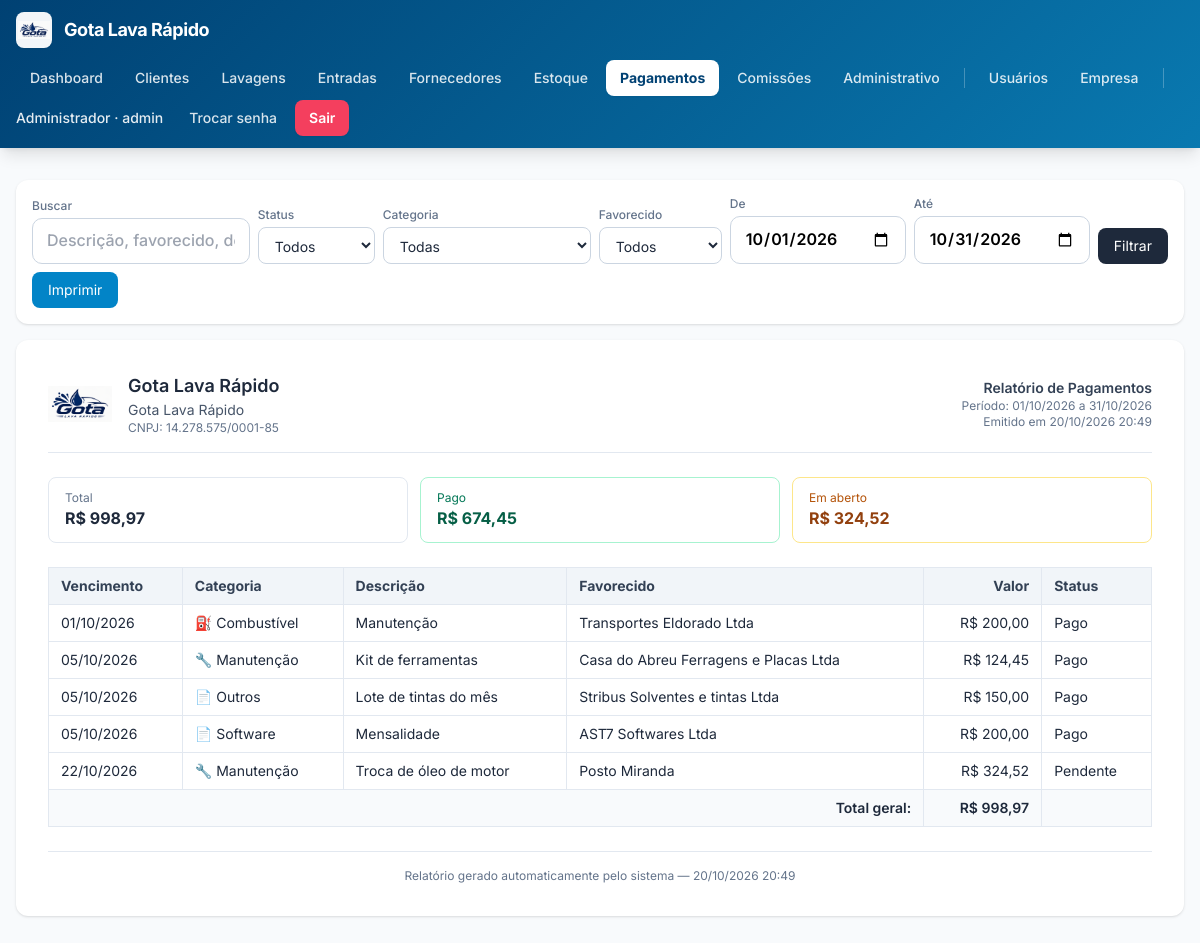
Before: /relatorio_pagamentos.php (signed in) with the older database file.
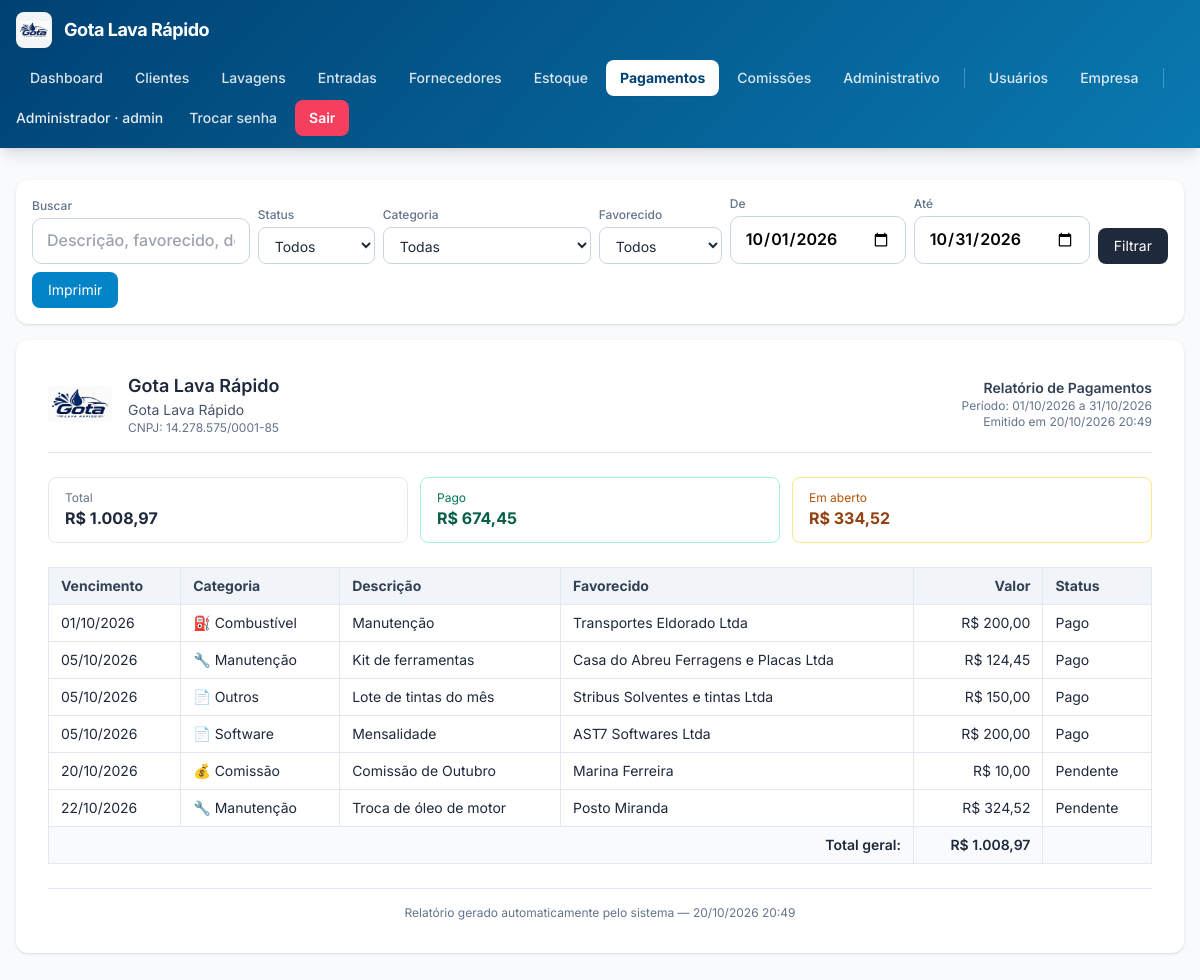
After: the same page with the newer database file.
### tables this page shows
CREATE TABLE pagamentos_despesas (
            id INTEGER PRIMARY KEY AUTOINCREMENT,
            tipo_pessoa TEXT NOT NULL DEFAULT 'avulso',
            pessoa_id INTEGER,
            pessoa_nome TEXT NOT NULL DEFAULT '',
            categoria_id INTEGER NOT NULL,
            descricao TEXT NOT NULL DEFAULT '',
            documento TEXT NOT NULL DEFAULT '',
            valor_centavos INTEGER NOT NULL DEFAULT 0,
            data_vencimento TEXT NOT NULL,
            data_pagamento TEXT NOT NULL DEFAULT '',
            forma_pagamento TEXT NOT NULL DEFAULT '',
            observacoes TEXT NOT NULL DEFAULT '',
            criado_por INTEGER,
            criado_em TEXT NOT NULL DEFAULT (datetime('now','localtime')),
            atualizado_em TEXT NOT NULL DEFAULT (datetime('now','localtime'))
        );

CREATE TABLE categorias_pagamento (
            id INTEGER PRIMARY KEY AUTOINCREMENT,
            nome TEXT NOT NULL UNIQUE,
            cor TEXT NOT NULL DEFAULT '#64748b',
            icone TEXT NOT NULL DEFAULT '📄',
            ativo INTEGER NOT NULL DEFAULT 1,
            ordem INTEGER NOT NULL DEFAULT 0,
            criado_em TEXT NOT NULL DEFAULT (datetime('now','localtime'))
        );

### functions.php (called while the page is built, shortened)
<?php
function e(?string $s): string {
    return htmlspecialchars((string)$s, ENT_QUOTES, 'UTF-8');
}
function centavos_para_moeda(int $c): string {
    return number_format($c / 100, 2, ',', '.');
}
function centavos_para_moeda_brl(int $c): string {
    return 'R$ ' . centavos_para_moeda($c);
}
function ensure_pagamentos(): void {
    static $ok = false;
    if ($ok) return;
    $ok = true;
}
function status_pagamento(array $p): string {
    if (!empty($p['data_pagamento'])) return 'pago';
    $hoje = date('Y-m-d');
    return $p['data_vencimento'] < $hoje ? 'atrasado' : 'pendente';
}
function listar_pagamentos(array $f = []): array {
    $where = []; $params = [];
    if (!empty($f['de'])) { $where[] = 'p.data_vencimento >= :de'; $params[':de'] = $f['de']; }
    if (!empty($f['ate'])) { $where[] = 'p.data_vencimento <= :ate'; $params[':ate'] = $f['ate']; }
    $sqlWhere = $where ? 'WHERE ' . implode(' AND ', $where) : '';
    $sql = "SELECT p.*, c.nome AS categoria_nome, c.cor AS categoria_cor, c.icone AS categoria_icone
            FROM pagamentos_despesas p
            LEFT JOIN categorias_pagamento c ON c.id = p.categoria_id
            $sqlWhere ORDER BY p.data_vencimento ASC, p.id DESC";
    $st = db()->prepare($sql);
    $st->execute($params);
    return $st->fetchAll();
}

### config.php (called while the page is built, shortened)
<?php
function db(): PDO {
    static $pdo = null;
    if ($pdo === null) {
        $pdo = new PDO('sqlite:' . DB_PATH, null, null, [
            PDO::ATTR_ERRMODE            => PDO::ERRMODE_EXCEPTION,
            PDO::ATTR_DEFAULT_FETCH_MODE => PDO::FETCH_ASSOC,
        ]);
        $pdo->exec('PRAGMA foreign_keys = ON');
        $pdo->exec('PRAGMA journal_mode = WAL');
    }
    return $pdo;
}
require_once APP_ROOT . '/functions.php';

### relatorio_pagamentos.php (the view, shortened to what the changed rows need)
<?php
require_once __DIR__ . '/config.php';
$filtros = [
    'status'       => $_GET['status']        ?? '',
    'categoria_id' => (int)($_GET['categoria'] ?? 0),
    'tipo_pessoa'  => $_GET['tipo_pessoa']   ?? '',
    'de'           => $_GET['de']            ?? date('Y-m-01'),
    'ate'          => $_GET['ate']           ?? date('Y-m-t'),
    'q'            => trim((string)($_GET['q'] ?? '')),
];
$pagamentos = listar_pagamentos($filtros);
$totalGeral = 0;
$totalPago  = 0;
foreach ($pagamentos as $p) {
    $totalGeral += (int)$p['valor_centavos'];
    if (!empty($p['data_pagamento'])) $totalPago += (int)$p['valor_centavos'];
}
$totalAberto = $totalGeral - $totalPago;
require __DIR__ . '/header.php';
?>
<div class="relatorio-card bg-white rounded-xl shadow p-6 sm:p-8">
  <div class="grid grid-cols-3 gap-3 mb-6">
    <div class="border border-slate-200 rounded-lg px-4 py-3">
      <div class="text-xs text-slate-500">Total</div>
      <div class="font-bold text-slate-800"><?= e(centavos_para_moeda_brl($totalGeral)) ?></div>
    </div>
    <div class="border border-amber-200 rounded-lg px-4 py-3">
      <div class="text-xs text-amber-700">Em aberto</div>
      <div class="font-bold text-amber-800"><?= e(centavos_para_moeda_brl($totalAberto)) ?></div>
    </div>
  </div>
  <table class="w-full text-sm border-collapse">
    <thead>
      <tr class="bg-slate-100 text-slate-700">
        <th class="text-left px-3 py-2 border border-slate-200">Vencimento</th>
        <th class="text-left px-3 py-2 border border-slate-200">Categoria</th>
        <th class="text-left px-3 py-2 border border-slate-200">Descrição</th>
        <th class="text-left px-3 py-2 border border-slate-200">Favorecido</th>
        <th class="text-right px-3 py-2 border border-slate-200">Valor</th>
        <th class="text-left px-3 py-2 border border-slate-200">Status</th>
      </tr>
    </thead>
    <tbody>
      <?php if (!$pagamentos): ?>
        <tr><td colspan="6" class="text-center py-8 text-slate-400">Nenhum registro no período.</td></tr>
      <?php else: foreach ($pagamentos as $p):
        $st = status_pagamento($p);
        $lbl = $st === 'pago' ? 'Pago' : ($st === 'atrasado' ? 'Atrasado' : 'Pendente');
      ?>
        <tr>
          <td class="px-3 py-2 border border-slate-200 whitespace-nowrap">
            <?= e(date('d/m/Y', strtotime($p['data_vencimento']))) ?>
          </td>
          <td class="px-3 py-2 border border-slate-200">
            <?= e($p['categoria_icone']) ?> <?= e($p['categoria_nome']) ?>
          </td>
          <td class="px-3 py-2 border border-slate-200"><?= e($p['descricao']) ?></td>
          <td class="px-3 py-2 border border-slate-200"><?= e($p['pessoa_nome']) ?></td>
          <td class="px-3 py-2 border border-slate-200 text-right whitespace-nowrap">
            <?= e(centavos_para_moeda_brl((int)$p['valor_centavos'])) ?>
          </td>
          <td class="px-3 py-2 border border-slate-200 whitespace-nowrap"><?= e($lbl) ?></td>
        </tr>
      <?php endforeach; endif; ?>
    </tbody>
    <tfoot>
      <tr class="bg-slate-50 font-semibold">
        <td colspan="4" class="px-3 py-2 border border-slate-200 text-right">Total geral:</td>
        <td class="px-3 py-2 border border-slate-200 text-right"><?= e(centavos_para_moeda_brl($totalGeral)) ?></td>
        <td class="border border-slate-200"></td>
      </tr>
    </tfoot>
  </table>
</div>
<?php require __DIR__ . '/footer.php'; ?>

Changed rows visible on the page:
added pagamentos_despesas: data_vencimento "20/10/2026", categorias_pagamento.icone "💰", categorias_pagamento.nome "Comissão", descricao "Comissão de Outubro", pessoa_nome "Marina Ferreira", valor_centavos "R$ 10,00", data_vencimento "Pendente"
Other visible differences:
centavos_para_moeda_brl($totalGeral): "R$ 998,97" → "R$ 1.008,97"
centavos_para_moeda_brl($totalAberto): "R$ 324,52" → "R$ 334,52"
